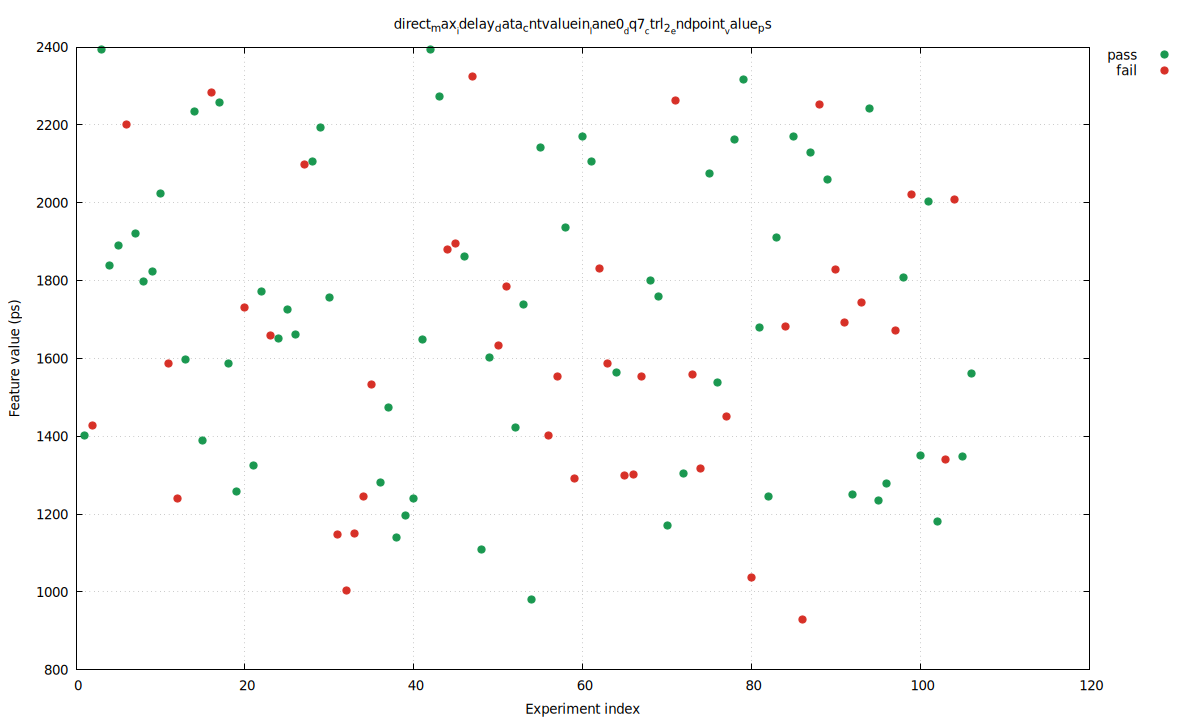

This figure's gnuplot source:
set terminal pngcairo size 1200,720 enhanced font 'DejaVu Sans,10'
set output 'baseline_abort2_vs_pass_direct_direct_max_idelay_data_cntvaluein_lane0_dq7_ctrl_2_endpoint_value_ps.png'
set datafile separator comma
set key outside right top
set grid
set xlabel 'Experiment index'
set ylabel 'Feature value (ps)'
set title 'direct_max__idelay_data_cntvaluein__lane0__dq7__ctrl_2__endpoint__value_ps'
plot \
  'baseline_abort2_vs_pass_direct_direct_max_idelay_data_cntvaluein_lane0_dq7_ctrl_2_endpoint_value_ps.dat' using 1:4 with points pt 7 ps 1.2 lc rgb '#1a9850' title 'pass', \
  'baseline_abort2_vs_pass_direct_direct_max_idelay_data_cntvaluein_lane0_dq7_ctrl_2_endpoint_value_ps.dat' using 1:5 with points pt 7 ps 1.2 lc rgb '#d73027' title 'fail'
